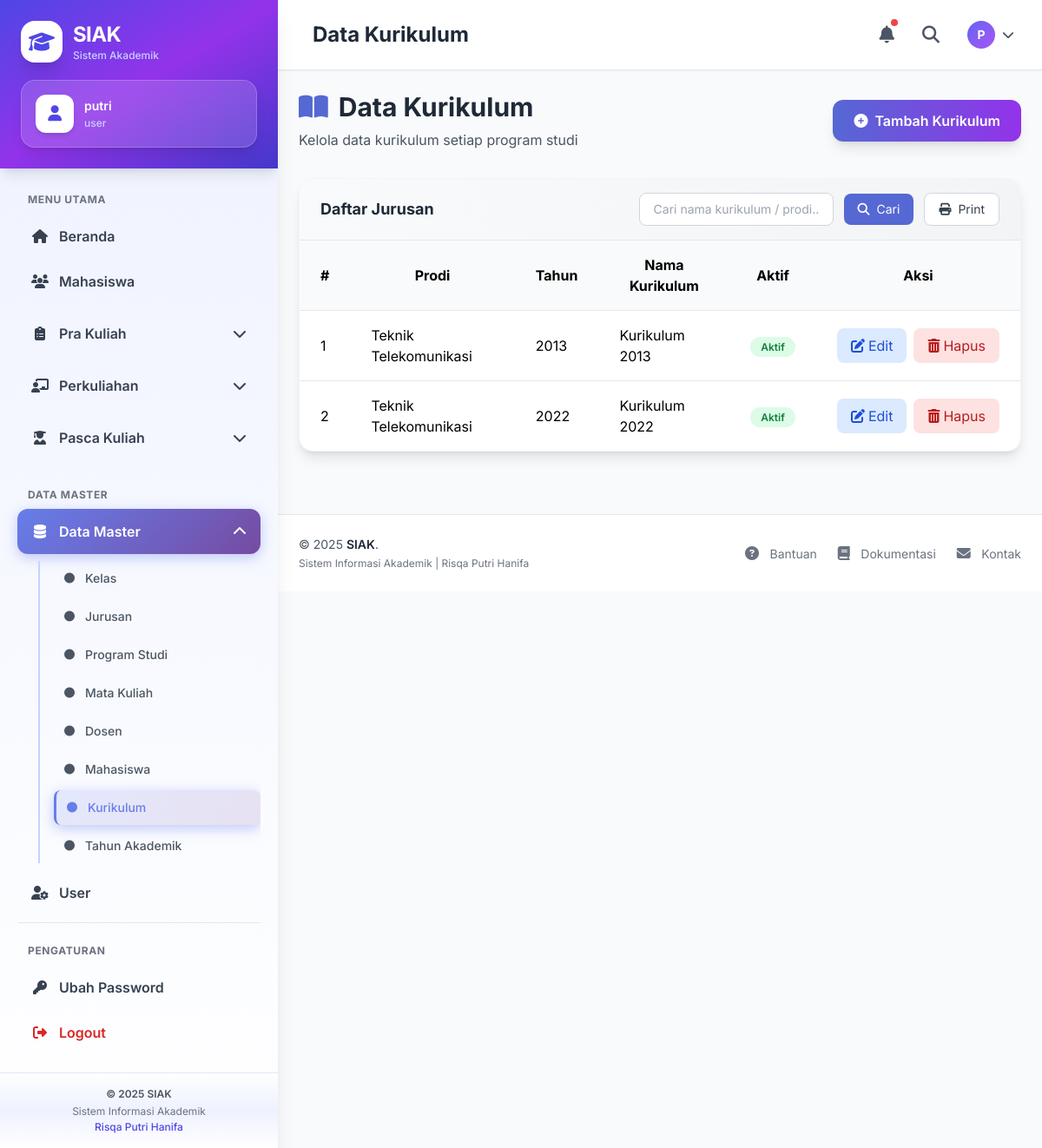
Screenshot of /index.php?page=kurikulum (signed in) with the database file from the repository.
### tables this page shows
CREATE TABLE `kurikulum` (
  `kurId` int(11) NOT NULL,
  `kurProdiId` smallint(6) DEFAULT NULL,
  `kurTahun` year(4) NOT NULL DEFAULT 0000,
  `kurNama` varchar(100) NOT NULL DEFAULT '',
  `kurIsAktif` tinyint(4) DEFAULT 1
);

CREATE TABLE `program_studi` (
  `prodiId` smallint(6) NOT NULL,
  `prodiJurId` smallint(6) DEFAULT NULL,
  `prodiKode` varchar(20) DEFAULT NULL,
  `prodiNama` varchar(100) NOT NULL DEFAULT '',
  `prodiNamaAsing` varchar(100) DEFAULT NULL,
  `prodiJenjang` varchar(10) DEFAULT NULL,
  `prodiEmail` varchar(50) DEFAULT NULL,
  `prodiWebsite` varchar(50) DEFAULT NULL,
  `prodiIsAktif` tinyint(4) DEFAULT 1
);

### models/Kurikulum.php (called while the page is built, shortened)
<?php
class Kurikulum {
    private $db;
    function __construct($koneksi){
        $this->db = $koneksi;
    }
    function all(){
        return $this->db->query("
            SELECT k.*, p.prodiNama
            FROM kurikulum k
            LEFT JOIN program_studi p ON k.kurProdiId = p.prodiId
            ORDER BY k.kurId ASC
        ");
    }
}
?>

### views/kurikulum/index.php (the view, shortened to what this page needs)
<?php include "views/layout/header.php"; ?>
<?php include "views/layout/sidebar.php"; ?>
<div class="flex flex-col md:flex-row md:items-center md:justify-between mb-8">
    <div>
        <h1 class="text-3xl font-bold text-gray-800 mb-2">
            <i class="fas fa-book-open text-primary-600 mr-3"></i>Data Kurikulum
        </h1>
        <p class="text-gray-600">Kelola data kurikulum setiap program studi</p>
    </div>
    <a href="index.php?page=kurikulum&aksi=tambah"
       class="mt-4 md:mt-0 inline-flex items-center px-6 py-3 bg-gradient-to-r from-primary-600 to-secondary-600 text-white font-semibold rounded-xl shadow-lg hover:shadow-xl transform hover:-translate-y-1 transition duration-200">
        <i class="fas fa-plus-circle mr-2"></i>Tambah Kurikulum
    </a>
</div>
<div class="bg-white rounded-2xl shadow-lg overflow-hidden border border-gray-100">
    <div class="bg-gradient-to-r from-gray-50 to-gray-100 px-6 py-4 border-b border-gray-200">
        <div class="flex items-center justify-between">
            <h3 class="text-lg font-bold text-gray-800">Daftar Jurusan</h3>
            <div class="flex items-center space-x-2">
                <form method="GET" class="flex items-center space-x-3">
                    <input type="text" name="q" value="<?= $_GET['q'] ?? '' ?>"
                        placeholder="Cari nama kurikulum / prodi..."
                        class="px-4 py-2 border border-gray-300 rounded-lg focus:ring-primary-500
                            focus:border-primary-500 w-56 text-sm">
                    <button type="submit"
                        class="px-4 py-2 bg-primary-600 text-white rounded-lg hover:bg-primary-700 text-sm">
                        <i class="fas fa-search mr-1"></i> Cari
                    </button>
                <button class="px-4 py-2 bg-white border border-gray-300 rounded-lg text-gray-700 hover:bg-gray-50 transition text-sm">
                    <i class="fas fa-print mr-2"></i>Print
                </button>
            </div>
        </div>
    </div>
    <div class="overflow-x-auto">
        <table class="w-full">
            <thead class="bg-gray-50 border-b border-gray-200">
                <tr>
                    <th class="px-6 py-4">#</th>
                    <th class="px-6 py-4">Prodi</th>
                    <th class="px-6 py-4">Tahun</th>
                    <th class="px-6 py-4">Nama Kurikulum</th>
                    <th class="px-6 py-4 text-center">Aktif</th>
                    <th class="px-6 py-4 text-center w-48">Aksi</th>
                </tr>
            </thead>
            <tbody class="divide-y divide-gray-200">
                <?php $no=1; $rows->data_seek(0); while($r = $rows->fetch_assoc()): ?>
                <tr>
                    <td class="px-6 py-4"><?= $no++ ?></td>
                    <td class="px-6 py-4"><?= htmlspecialchars($r['prodiNama']) ?></td>
                    <td class="px-6 py-4"><?= htmlspecialchars($r['kurTahun']) ?></td>
                    <td class="px-6 py-4"><?= htmlspecialchars($r['kurNama']) ?></td>
                    <td class="px-6 py-4 text-center">
                        <?= $r['kurIsAktif'] ?
                            '<span class="px-3 py-1 rounded-full bg-green-100 text-green-700 text-xs font-semibold">Aktif</span>' :
                            '<span class="px-3 py-1 rounded-full bg-gray-200 text-gray-700 text-xs font-semibold">Tidak</span>'
                        ?>
                    </td>
                    <td class="px-6 py-4 text-center">
                        <div class="flex items-center justify-center space-x-2">
                            <a href="index.php?page=kurikulum&aksi=edit&id=<?= $r['kurId'] ?>"
                                class="inline-flex items-center px-4 py-2 bg-blue-100 text-blue-700 rounded-lg hover:bg-blue-200">
                                <i class="fas fa-edit mr-1"></i>Edit
                            </a>
                            <a href="index.php?page=kurikulum&aksi=delete&id=<?= $r['kurId'] ?>"
                                onclick="return confirm('Hapus kurikulum ini?')"
                                class="inline-flex items-center px-4 py-2 bg-red-100 text-red-700 rounded-lg hover:bg-red-200">
                                <i class="fas fa-trash-alt mr-1"></i>Hapus
                            </a>
                        </div>
                    </td>
                </tr>
                <?php endwhile; ?>
            </tbody>
        </table>
    </div>
</div>
<?php include "views/layout/footer.php"; ?>

### views/layout/header.php (style rules this page uses)
body { font-family: 'Inter', sans-serif; }
* { transition: all 0.2s ease; }

### rows the page displays
kurikulum: kurProdiId.prodiNama "Teknik Telekomunikasi", kurTahun "2013", kurNama "Kurikulum 2013", kurIsAktif "Aktif"
kurikulum: kurProdiId.prodiNama "Teknik Telekomunikasi", kurTahun "2022", kurNama "Kurikulum 2022", kurIsAktif "Aktif"

### other values shown
$_SESSION['user'] "putri"
$_SESSION['grup'] "user"
substr($_SESSION['user'], 0, 1) "P"
